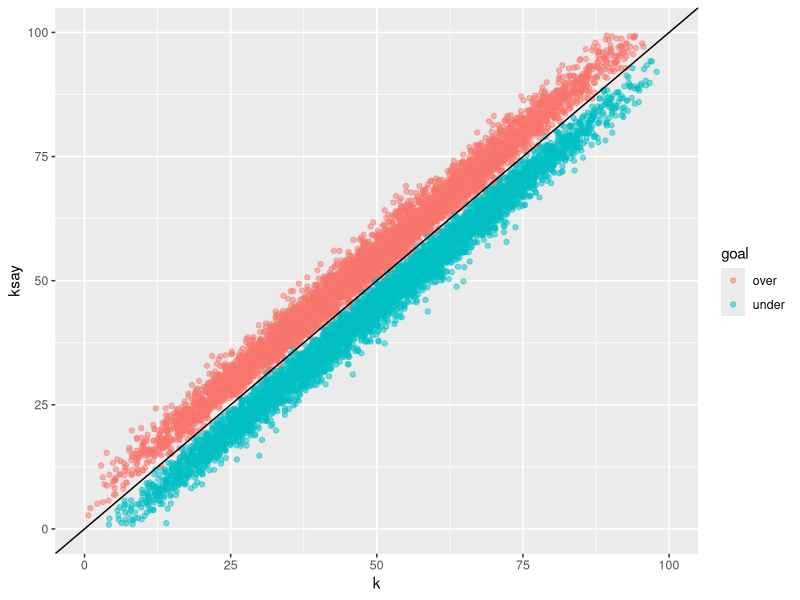
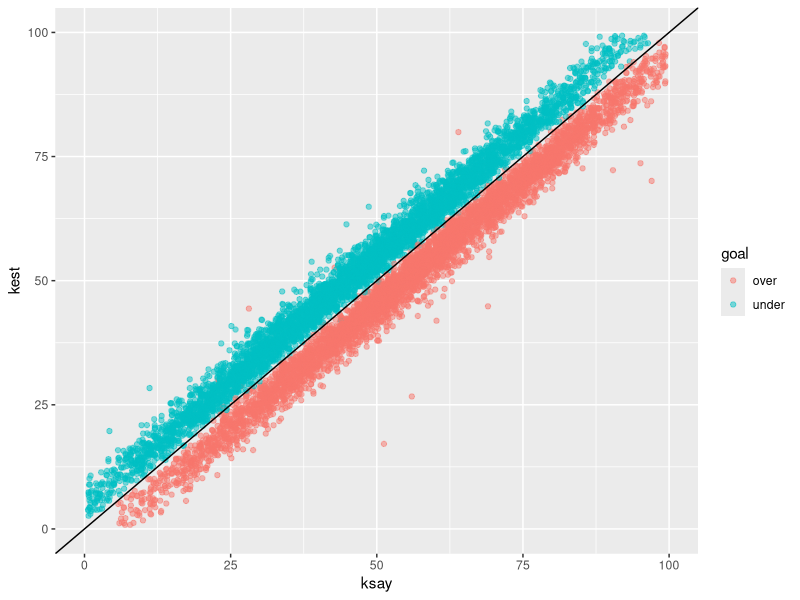
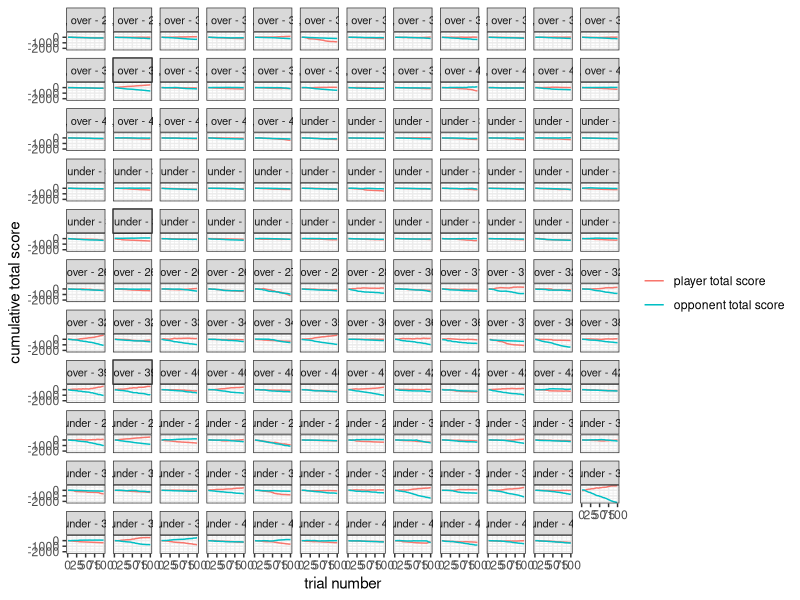
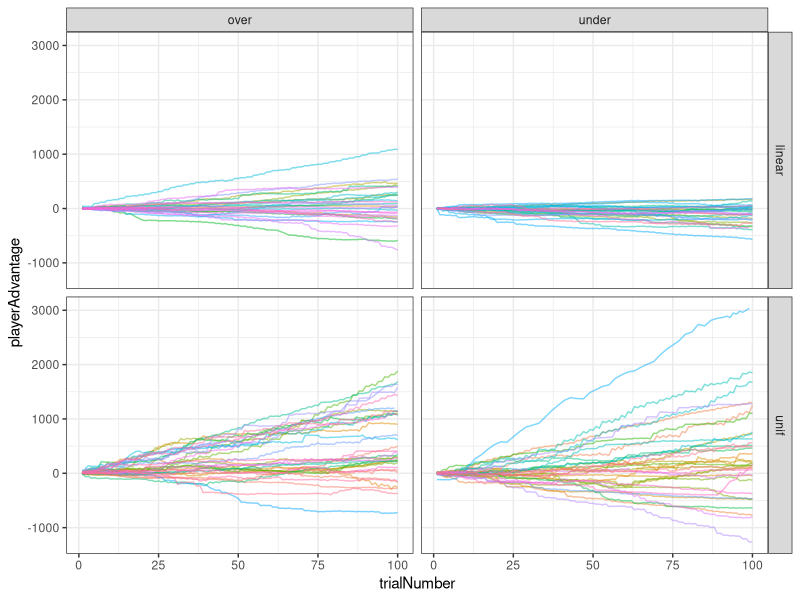
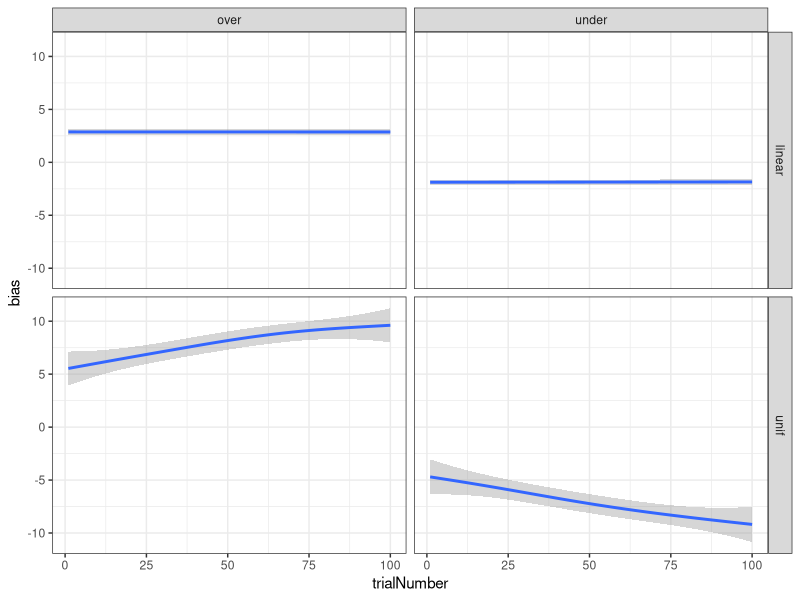
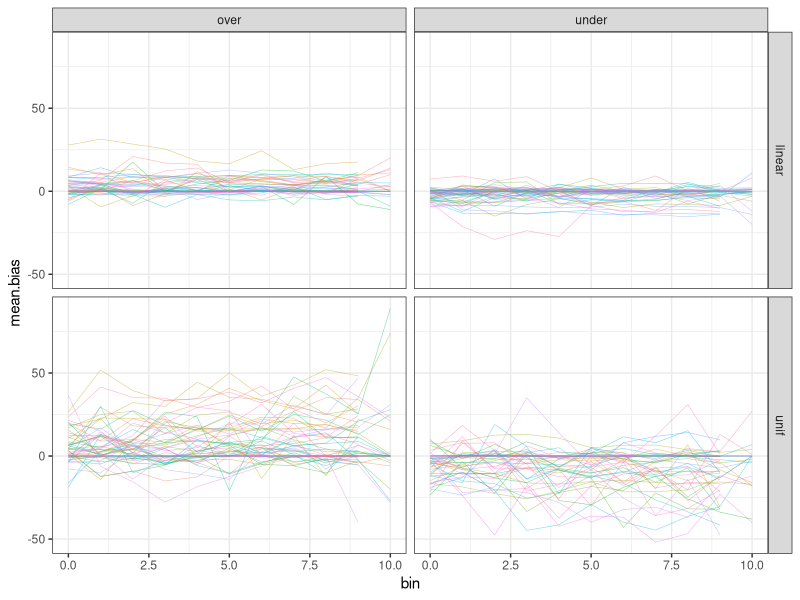
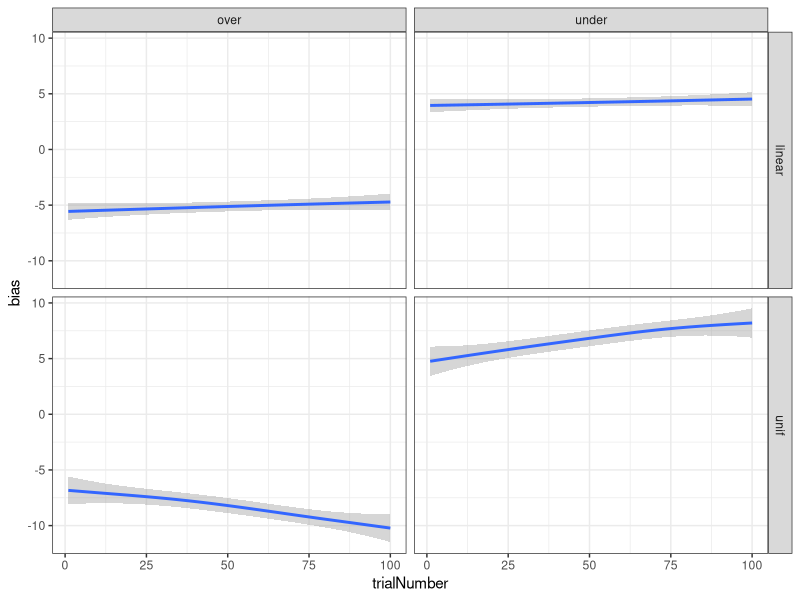
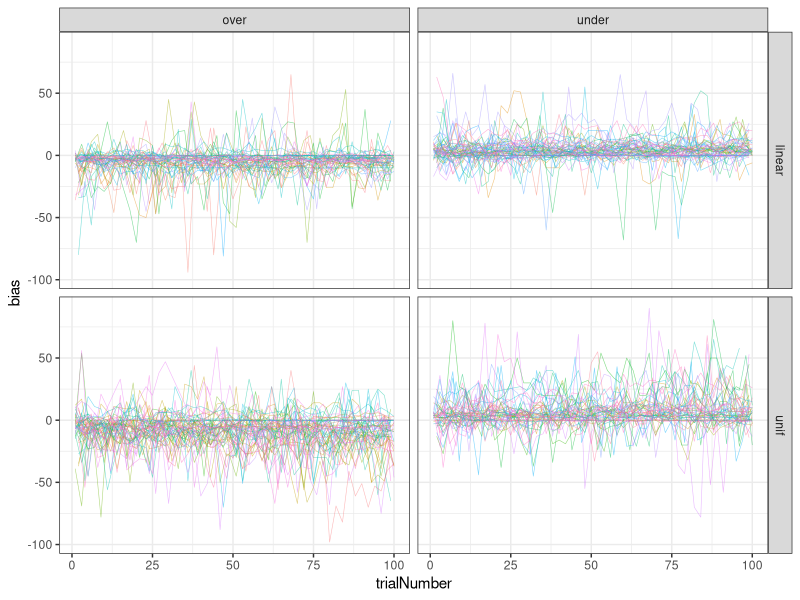

R code for these plots, in order: (Note: this script raises an error after producing the figures.)
setwd("/Users/loey/Desktop/Research/FakeNews/WhatIsReality/Exp1_2/analysis/")

library(tidyverse)
library(lme4)
library(lmerTest)

sender <- read_csv("sender.csv")
receiver <- read_csv("receiver.csv")
trials <- read_csv("trials.csv")

sender %>%
  distinct(subjID, goal, cost) %>%
  count(goal, cost)


# computer algorithm
## computer sender
ggplot(receiver, aes(x=k, y=ksay, colour=goal)) +
  geom_jitter(alpha=0.5) +
  geom_abline(slope=1) +
  scale_x_continuous(limits=c(0,100)) +
  scale_y_continuous(limits=c(0,100))

## computer receiver
ggplot(sender, aes(x=ksay, y=kest, colour=goal)) +
  geom_jitter(alpha=0.5) +
  geom_abline(slope=1) +
  scale_x_continuous(limits=c(0,100)) +
  scale_y_continuous(limits=c(0,100))




### Trial Data ###


subjScores <- trials %>%
  group_by(subjID) %>%
  mutate(subjID = paste0(cost,", ",goal," - ",substring(subjID,6))) %>%
  select(subjID, roleCurrent, trialNumber,
         playerTotalScore, oppTotalScore) %>%
  gather("p", "totalscore", 4:5) %>%
  mutate(p = ifelse(p == "oppTotalScore", "opponent total score", "player total score"),
         p = factor(p, levels=c("player total score", "opponent total score")))
ggplot(subjScores, aes(x=trialNumber, y=totalscore, colour=p)) +
  geom_line() +
  scale_x_continuous("trial number") +
  scale_y_continuous("cumulative total score") +
  facet_wrap(~subjID) +
  theme_bw() +
  theme(strip.text = element_text(size=8)) +
  theme(legend.title = element_blank())
ggsave("img/scores.png")

trials %>%
  mutate(playerAdvantage = playerTotalScore - oppTotalScore) %>%
  ggplot(aes(x=trialNumber, y=playerAdvantage, colour=subjID)) +
  geom_line(alpha=0.5) +
  guides(colour=FALSE) +
  facet_grid(cost ~ goal) +
  theme_bw()
ggsave("img/scoreAdvantage.png")

sender %>%
  mutate(bias = ksay - k) %>%
  ggplot(aes(x=trialNumber, y=bias)) +
  geom_smooth() +
  guides(colour=FALSE) +
  facet_grid(cost ~ goal) +
  theme_bw()

sender %>%
  mutate(bias = ksay - k,
         bin = floor(trialNumber/10)) %>%
  group_by(cost, goal, subjID, bin) %>%
  summarise(mean.bias = mean(bias)) %>%
  ggplot(aes(x=bin, y=mean.bias, colour=subjID)) +
  geom_line(alpha=0.5, size=0.2) +
  guides(colour=FALSE) +
  facet_grid(cost ~ goal) +
  theme_bw()

receiver %>%
  mutate(bias = kest - ksay) %>%
  ggplot(aes(x=trialNumber, y=bias)) +
  geom_smooth() +
  facet_grid(cost ~ goal) +
  theme_bw()

receiver %>%
  mutate(bias = kest - ksay) %>%
  ggplot(aes(x=trialNumber, y=bias, colour=subjID)) +
  geom_line(alpha=0.5, size=0.2) +
  guides(colour=FALSE) +
  facet_grid(cost ~ goal) +
  theme_bw()






ggplot(sender, aes(x=ksay)) +
  geom_histogram() +
  facet_wrap(~subjID)
ggsave("img/hist_ksay_s.png")

ggplot(sender, aes(x=ksay, colour=subjID)) +
  geom_vline(xintercept=50, lty=2, colour="grey") +
  geom_density() +
  scale_x_continuous(limits=c(0,100)) +
  guides(colour=FALSE) +
  facet_grid(cost ~ goal, scale="free") +
  theme_bw()
ggsave("img/dens_ksay_s.png")

sender %>%
  count(cost, goal, k, ksay) %>%
  ggplot(aes(x=k, y=ksay, fill=n)) +
  geom_tile() +
  facet_grid(cost ~ goal) +
  theme_bw()

sender %>%
  mutate(kbin = floor(k / 5)*5,
         ksaybin = floor(ksay / 5)*5) %>%
  count(cost, goal, kbin, ksaybin) %>%
  group_by(cost, goal, kbin) %>%
  mutate(prop = n / sum(n)) %>%
  ggplot(aes(x=kbin, y=ksaybin, fill=prop)) +
  geom_tile() +
  facet_grid(cost ~ goal) +
  theme_test()

sender %>%
  mutate(kbin = floor(k / 3)*3,
         ksaybin = floor(ksay / 3)*3) %>%
  count(cost, goal, kbin, ksaybin) %>%
  group_by(cost, goal, kbin) %>%
  mutate(prop = n / sum(n)) %>%
  ggplot(aes(x=kbin, y=ksaybin, fill=prop)) +
  geom_tile() +
  facet_grid(cost ~ goal) +
  theme_test()
ggsave("img/tile_ksaybin.png")

s.bias <- sender %>%
  group_by(goal, cost) %>%
  summarise(bias.ksay = mean(ksay-k),
            median.ksay = median(ksay-k)) %>%
  mutate(bias = paste0("bar(x) == ", round(bias.ksay,2)),
         cost = paste(cost, "cost"),
         goal = paste(goal, "goal"))

sender %>%
  group_by(goal) %>%
  summarise(bias.ksay = mean(ksay-k))

sender %>%
  mutate(kdiffs = ksay - k,
         cost = paste(cost, "cost"),
         goal = paste(goal, "goal")) %>%
  ggplot(aes(x=kdiffs)) +
  geom_vline(xintercept = 0) +
  geom_vline(data=s.bias, aes(xintercept=bias.ksay), colour="gray") +
  geom_histogram(aes(fill=cond), colour="black") +
  geom_text(data=s.bias, aes(x=40, y=600, label=bias), parse=TRUE) +
  scale_x_continuous("reported - truth") +
  scale_y_continuous("count", limits=c(0,1000), expand=c(0,0)) +
  scale_fill_manual(values=condcolors) +
  facet_grid(cost ~ goal) +
  guides(fill=FALSE) +
  theme_classic() +
  theme(strip.background = element_rect(fill=panelcolor),
        axis.title.x=element_text(face="italic"))
 ggsave("img/hist_ksaydiff.png")

# mean kdiff
sender %>%
  mutate(kdiffs = ksay - k) %>%
  group_by(subjID, cost, goal) %>%
  summarise(mean = mean(kdiffs)) %>%
  ggplot(aes(x=mean)) +
  geom_histogram(fill="white", colour="black") +
  ggtitle("Sender: ksay - k") +
  facet_grid(cost ~ goal)

sender %>%
  ggplot(aes(x=oppTrialScore)) +
  geom_histogram(fill="white", colour="black") +
  ggtitle("Sender: kest - k") +
  facet_grid(cost ~ goal)




ggplot(receiver, aes(x=kest)) +
  geom_histogram() +
  facet_wrap(~subjID)
ggsave("img/hist_kest_r.png")

ggplot(receiver, aes(x=kest, colour=subjID)) +
  geom_vline(xintercept=50, lty=2, colour="grey") +
  geom_density() +
  scale_x_continuous(limits=c(0,100)) +
  guides(colour=FALSE) +
  facet_grid(cost ~ goal, scale="free") +
  theme_bw()
ggsave("img/dens_kest_r.png")

receiver %>%
  count(cost, goal, ksay, kest) %>%
  ggplot(aes(x=ksay, y=kest, fill=n)) +
  geom_tile() +
  facet_grid(cost ~ goal) +
  theme_bw()

df.identity = data.frame(goal=rep(unique(receiver$goal), each=21*21*2), 
                         cost = rep(unique(receiver$cost), each=21*21),
                         ksaybin=rep(seq(0,100,5), each=21), 
                         kestbin=seq(0,100,5)) %>%
  mutate(i = ifelse(ksaybin == kestbin, TRUE, FALSE))

receiver %>%
  mutate(kestbin = floor(kest / 5)*5,
         ksaybin = floor(ksay / 5)*5) %>%
  count(cost, goal, kestbin, ksaybin) %>%
  group_by(cost, goal, kestbin) %>%
  mutate(prop = n / sum(n)) %>%
  left_join(df.identity) %>%
  ggplot(aes(x=ksaybin, y=kestbin, fill=prop, colour=i)) +
  geom_tile() +
  scale_fill_gradient(low="gray80", high="darkorchid") +
  scale_colour_manual(values=c("transparent","black")) +
  guides(colour=FALSE) +
  facet_grid(cost ~ goal) +
  theme_test()

receiver %>%
  mutate(kdiffr = kest - ksay) %>%
  ggplot(aes(x=kdiffr)) +
  geom_histogram(fill="white", colour="black") +
  ggtitle("Receiver: kest - ksay") +
  facet_grid(cost ~ goal)

receiver %>%
  mutate(kdiffr = kest - ksay) %>%
  group_by(subjID, cost, goal) %>%
  summarise(mean = mean(kdiffr)) %>%
  ggplot(aes(x=mean)) +
  geom_histogram(fill="white", colour="black") +
  ggtitle("Receiver: kest - ksay") +
  scale_x_continuous(limits=c(-55,55)) +
  facet_grid(cost ~ goal)


receiver %>%
  count(cost, goal, k, kest) %>%
  ggplot(aes(x=k, y=kest, fill=n)) +
  geom_tile() +
  facet_grid(cost ~ goal) +
  theme_bw()

receiver %>%
  ggplot(aes(x=k, y=kest)) +
  geom_jitter(size=0.1, alpha=0.5) +
  geom_abline(slope=1, colour="red", size=1.5) +
  geom_smooth(size=1.5) +
  facet_grid(cost ~ goal) +
  theme_bw()
  
# tile plot
## ksay vs kest
receiver %>%
  ggplot(aes(x=ksay, y=kest)) +
  geom_jitter(size=0.1, alpha=0.5) +
  geom_abline(slope=1, colour="red", size=1.5) +
  geom_smooth(size=1.5) +
  facet_grid(cost ~ goal) +
  theme_bw()


# for those going in correct direction, average
receiver %>%
  filter((goal == "over" & kest < ksay) | (goal == "under" & kest > ksay)) %>%
  mutate(kdiff = kest - ksay) %>%
  group_by(goal, cost) %>%
  summarise(n = n(),
            mean = mean(kdiff),
            sd = sd(kdiff))

sender %>%
  filter((goal == "over" & ksay > k) | (goal == "under" & ksay < k)) %>%
  mutate(kdiff = ksay - k) %>%
  group_by(goal, cost) %>%
  summarise(n = n(),
            mean = mean(kdiff),
            sd = sd(kdiff))


# bias ksay vs kest

receiver %>%
  mutate(bias.ksay = ksay-k,
         bias.kest = kest-k) %>%
  group_by(cost, goal, cond) %>%
  summarise(mean = mean(bias.kest),
            se = sd(bias.kest)/sqrt(n())) %>%
  ggplot(aes(x=goal, y=mean, fill=cond)) +
  geom_rect(data=NULL, xmin=0.54, xmax=1.45, ymin=0, ymax=5, fill="#8b2f00", alpha=0.2) +
  geom_rect(data=NULL, xmin=1.55, xmax=2.46, ymin=-5, ymax=0, fill="#003c70", alpha=0.2) +
  geom_bar(stat="identity", position="dodge", colour="black") +
  # geom_pointrange(aes(ymin=mean-se, ymax=mean+se), position=position_dodge(width=0.9), size=0.4) +
  # geom_segment() +
  scale_y_continuous(limits=c(-5,5)) +
  scale_fill_manual(values=condcolors) +
  guides(colour=FALSE) +
  theme_classic()



receiver %>%
  group_by(goal, cost) %>%
  summarise(bias.ksay = mean(ksay-k),
            bias.kest = mean(kest-k))


sender %>%
  group_by(goal, cost) %>%
  summarise(bias.ksay = mean(ksay-k),
            bias.kest = mean(kest-k))


summary(lmer((ksay - k) ~ k + cost * goal + (1 + cost | subjID) + (1 + goal | subjID), data=sender))
summary(lm((ksay - k) ~ k + cost * goal, data=sender))



# individual fits?

logitToProb <- function(logit){
  exp(logit) / (1+exp(logit))
}

probToLogit <- function(prob){
  log(prob / (1 - prob))
}

poisson.lies <- function(util, lambda, weight){
  weight = logitToProb(pmin(10, pmax(-10, weight)))
  lambda = exp(lambda)
  mapply(
    function(kx){
      ky = 0:100
      weight*dpois((ky-kx)*util, lambda)/ppois(ifelse(util==1, 100-kx, kx), lambda)+(1-weight)*(1/101)
    },
    0:100
  )
}

eval.s <- function(matr, ns){ #ns = 101 x 101 matrix for subj
  sum(log(matr)*ns)
}

poisson.lies(-1,log(20),probToLogit(0.01)) %>%
  as_tibble() %>%
  mutate(ky = 0:100) %>% 
  pivot_longer(-ky, names_to = 'kx', values_to='probability') %>% 
  mutate(kx = as.numeric(substr(kx, 2, 10))-1) %>%
  ggplot(aes(x=kx, y=ky, fill=probability)) +
  geom_tile()



subjLieCounts <- sender %>%
  count(subjID, k, ksay) %>%
  complete(subjID=unique(sender$subjID), 
           k=0:100, 
           ksay=0:100, 
           fill = list(n = 0)) %>%
  left_join(distinct(sender, subjID, goal, cost)) %>%
  mutate(goal = ifelse(goal=="over", 1, -1))

subjEstCounts <- receiver %>%
  count(subjID, ksay, kest) %>%
  complete(subjID=unique(sender$subjID), 
           ksay=0:100, 
           kest=0:100, 
           fill = list(n = 0)) %>%
  left_join(distinct(sender, subjID, goal, cost)) %>%
  mutate(goal = ifelse(goal=="over", 1, -1))

poissonFit = function(subj, counts, lambdaPenalty){
  df.l = counts %>%
    filter(subjID == subj) 
  ns.l <- df.l %>%
    pull(n) %>%
    matrix(nrow=101)
  
  poisson.LL <- function(lambda, weight){
    -eval.s(
      poisson.lies(unique(df.l$goal),lambda, weight),
      ns.l
    ) - lambda*lambdaPenalty
  }
  
  iter = 0
  fits = NULL
  fit = NULL
  while(is.null(fits)){
    try(fit <- summary(mle(poisson.LL,
                           start=list(lambda=rnorm(1, 0, 1),
                                      weight=rnorm(1, 0, 1)),
                           method = "BFGS")), TRUE)
    iter <- iter + 1
    if(!is.null(fit)){
      fits <- tibble(subjID = subj,
                    cost = unique(df.l$cost),
                    goal = unique(df.l$goal),
                    lambda.est = fit@coef['lambda','Estimate'],
                    lambda.se = fit@coef['lambda','Std. Error'],
                    weight.est = fit@coef['weight','Estimate'],
                    weight.se = fit@coef['weight','Std. Error'],
                    deviance = fit@m2logL)
    } else{
      if(iter>50){
        fits <- tibble(subjID = subj,
                      cost = unique(df.l$cost),
                      goal = unique(df.l$goal),
                      lambda.est = 0,
                      lambda.se = 0,
                      weight.est = 0,
                      weight.se = 0,
                      deviance = 0)
      }
    }
  }
  print(iter)
  return(fits)
}


  



fit.s.df <- tibble()
for(s in unique(sender$subjID)){
  fit.s.df <- fit.s.df %>%
    bind_rows(poissonFit(s, subjLieCounts, 10))
}

fit.s <- fit.s.df %>%
  mutate(lambda.est = lambda.est, # exp(lambda.est)
         weight.est = weight.est, # logitToProb(weight.est)
         deviance = deviance) %>%
  select(-c(lambda.se, weight.se)) %>%
  rename(s.lambda.est = lambda.est,
         s.weight.est = weight.est,
         s.deviance = deviance)


fit.r.df <- tibble()
for(s in unique(receiver$subjID)){
  fit.r.df <- fit.r.df %>%
    bind_rows(poissonFit(s, subjEstCounts, 1))
}

fit.r <- fit.r.df %>%
  mutate(lambda.est = lambda.est,
         weight.est = weight.est,
         deviance = deviance) %>%
  select(-c(lambda.se, weight.se)) %>%
  rename(r.lambda.est = lambda.est,
         r.weight.est = weight.est,
         r.deviance = deviance)


# compare sender and receiver
fit.all <- fit.s %>%
  left_join(fit.r, by=c("subjID","cost","goal")) %>%
  filter(s.deviance != 0, r.deviance != 0)

fit.all$s.weight.est

cor.test(fit.all$s.lambda.est, fit.all$r.lambda.est)
cor.test(fit.all$s.weight.est, fit.all$r.weight.est)

ggplot(fit.all, aes(x=s.lambda.est, y=r.lambda.est)) +
  geom_point(size=0.5) +
  geom_smooth(method="lm")

ggplot(fit.all, aes(x=s.weight.est, y=r.weight.est)) +
  geom_point(size=0.5) +
  geom_smooth(method="lm") +
  scale_x_continuous(limits=c(-2,5))



s2 <- sender %>%
  group_by(subjID, cost, goal) %>%
  summarise(mean.ksay = mean(ksay-k))

r2 <- receiver %>%
  group_by(subjID) %>%
  summarise(mean.kest = mean(kest-ksay))

s2 %>%
  left_join(r2) %>%
  ggplot(aes(x=mean.ksay, y=mean.kest, colour=goal, fill=goal)) +
  geom_point(size=0.5) +
  geom_smooth(method="lm") +
  scale_x_continuous("Sender's Mean Lie (Report - Truth)") +
  scale_y_continuous("Receiver's Mean Inferred Truth (Estimate - Report)") +
  facet_wrap(~cost) +
  theme_bw() +
  theme(strip.background = element_rect(fill="floralwhite"))
ggsave("img/indiv_lambda.png", width=7.5, height=4)
